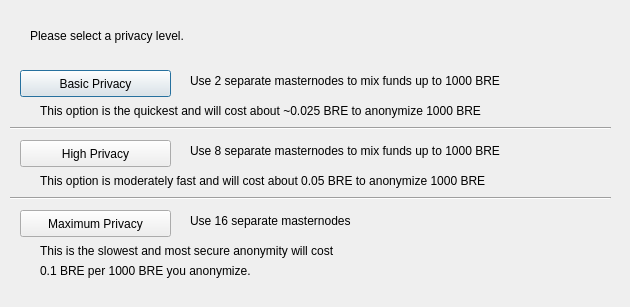
<?xml version="1.0" encoding="UTF-8"?>
<ui version="4.0">
 <class>DarksendConfig</class>
 <widget class="QDialog" name="DarksendConfig">
  <property name="geometry">
   <rect>
    <x>0</x>
    <y>0</y>
    <width>630</width>
    <height>307</height>
   </rect>
  </property>
  <property name="windowTitle">
   <string>Configure Darksend</string>
  </property>
  <widget class="QPushButton" name="buttonBasic">
   <property name="geometry">
    <rect>
     <x>20</x>
     <y>70</y>
     <width>151</width>
     <height>27</height>
    </rect>
   </property>
   <property name="text">
    <string>Basic Privacy</string>
   </property>
  </widget>
  <widget class="QPushButton" name="buttonHigh">
   <property name="geometry">
    <rect>
     <x>20</x>
     <y>140</y>
     <width>151</width>
     <height>27</height>
    </rect>
   </property>
   <property name="text">
    <string>High Privacy</string>
   </property>
  </widget>
  <widget class="QPushButton" name="buttonMax">
   <property name="geometry">
    <rect>
     <x>20</x>
     <y>210</y>
     <width>151</width>
     <height>27</height>
    </rect>
   </property>
   <property name="text">
    <string>Maximum Privacy</string>
   </property>
  </widget>
  <widget class="QLabel" name="label">
   <property name="geometry">
    <rect>
     <x>30</x>
     <y>20</y>
     <width>571</width>
     <height>31</height>
    </rect>
   </property>
   <property name="text">
    <string>Please select a privacy level.</string>
   </property>
  </widget>
  <widget class="QLabel" name="label_2">
   <property name="geometry">
    <rect>
     <x>190</x>
     <y>70</y>
     <width>421</width>
     <height>21</height>
    </rect>
   </property>
   <property name="text">
    <string>Use 2 separate masternodes to mix funds up to 1000 BRE</string>
   </property>
  </widget>
  <widget class="QLabel" name="label_3">
   <property name="geometry">
    <rect>
     <x>190</x>
     <y>140</y>
     <width>411</width>
     <height>21</height>
    </rect>
   </property>
   <property name="text">
    <string>Use 8 separate masternodes to mix funds up to 1000 BRE</string>
   </property>
  </widget>
  <widget class="QLabel" name="label_4">
   <property name="geometry">
    <rect>
     <x>190</x>
     <y>210</y>
     <width>421</width>
     <height>21</height>
    </rect>
   </property>
   <property name="text">
    <string>Use 16 separate masternodes</string>
   </property>
  </widget>
  <widget class="QLabel" name="label_6">
   <property name="geometry">
    <rect>
     <x>40</x>
     <y>100</y>
     <width>561</width>
     <height>21</height>
    </rect>
   </property>
   <property name="text">
    <string>This option is the quickest and will cost about ~0.025 BRE to anonymize 1000 BRE</string>
   </property>
  </widget>
  <widget class="QLabel" name="label_7">
   <property name="geometry">
    <rect>
     <x>40</x>
     <y>170</y>
     <width>561</width>
     <height>21</height>
    </rect>
   </property>
   <property name="text">
    <string>This option is moderately fast and will cost about 0.05 BRE to anonymize 1000 BRE</string>
   </property>
  </widget>
  <widget class="QLabel" name="label_8">
   <property name="geometry">
    <rect>
     <x>40</x>
     <y>240</y>
     <width>561</width>
     <height>21</height>
    </rect>
   </property>
   <property name="text">
    <string>This is the slowest and most secure anonymity will cost</string>
   </property>
  </widget>
  <widget class="QLabel" name="label_9">
   <property name="geometry">
    <rect>
     <x>40</x>
     <y>260</y>
     <width>561</width>
     <height>21</height>
    </rect>
   </property>
   <property name="text">
    <string>0.1 BRE per 1000 BRE you anonymize.</string>
   </property>
  </widget>
  <widget class="Line" name="line">
   <property name="geometry">
    <rect>
     <x>10</x>
     <y>120</y>
     <width>601</width>
     <height>16</height>
    </rect>
   </property>
   <property name="orientation">
    <enum>Qt::Horizontal</enum>
   </property>
  </widget>
  <widget class="Line" name="line_2">
   <property name="geometry">
    <rect>
     <x>10</x>
     <y>190</y>
     <width>601</width>
     <height>16</height>
    </rect>
   </property>
   <property name="orientation">
    <enum>Qt::Horizontal</enum>
   </property>
  </widget>
 </widget>
 <resources/>
 <connections/>
</ui>
